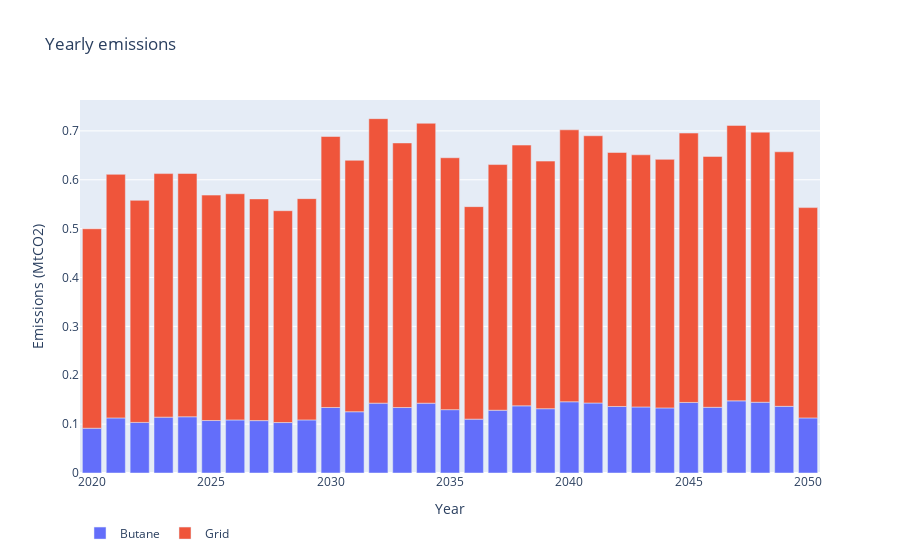

The code cell stored with this chart in its notebook:
### Code cell
df = bau2.melt(value_vars=['butane_emissions(MtCO2)', 'grid_emissions(MtCO2)'], 
                   id_vars=['Year'])

df.loc[df['variable']=='butane_emissions(MtCO2)', 'variable'] = "Butane"
df.loc[df['variable']=='grid_emissions(MtCO2)', 'variable'] = "Grid"

fig = px.bar(df, x='Year', y='value', color='variable',
             title='Yearly emissions',
#              color_discrete_sequence=px.colors.qualitative.Set2,
             labels={'value': 'Emissions (MtCO2)',
                     'variable': ''}
            )
fig.update_layout(legend=dict(
                            orientation="h",
                            yanchor="bottom",
                            y=-0.2,
                            xanchor="left",
                            x=0
))
fig.show()

### Figure 1 — Plotly figure (JSON) as saved in the notebook; plotly's stock layout.template omitted (floating-point values rounded to 4 significant figures)
{"data": [{"alignmentgroup": "True", "hovertemplate": "=Butane<br>Year=%{x}<br>Emissions (MtCO2)=%{y}<extra></extra>", "legendgroup": "Butane", "marker": {"color": "#636efa"}, "name": "Butane", "offsetgroup": "Butane", "orientation": "v", "showlegend": true, "textposition": "auto", "type": "bar", "x": [2020, 2021, 2022, 2023, 2024, 2025, 2026, 2027, 2028, 2029, 2030, 2031, 2032, 2033, 2034, 2035, 2036, 2037, 2038, 2039, 2040, 2041, 2042, 2043, 2044, 2045, 2046, 2047, 2048, 2049, 2050], "xaxis": "x", "y": [0.09161, 0.1127, 0.1035, 0.1143, 0.115, 0.1074, 0.1086, 0.1072, 0.1032, 0.1086, 0.134, 0.1253, 0.1429, 0.134, 0.1429, 0.1296, 0.1102, 0.1284, 0.1374, 0.1316, 0.1457, 0.1432, 0.1361, 0.1351, 0.1332, 0.1444, 0.1344, 0.1476, 0.1447, 0.1364, 0.1127], "yaxis": "y"}, {"alignmentgroup": "True", "hovertemplate": "=Grid<br>Year=%{x}<br>Emissions (MtCO2)=%{y}<extra></extra>", "legendgroup": "Grid", "marker": {"color": "#EF553B"}, "name": "Grid", "offsetgroup": "Grid", "orientation": "v", "showlegend": true, "textposition": "auto", "type": "bar", "x": [2020, 2021, 2022, 2023, 2024, 2025, 2026, 2027, 2028, 2029, 2030, 2031, 2032, 2033, 2034, 2035, 2036, 2037, 2038, 2039, 2040, 2041, 2042, 2043, 2044, 2045, 2046, 2047, 2048, 2049, 2050], "xaxis": "x", "y": [0.4081, 0.4984, 0.4544, 0.4983, 0.4978, 0.4612, 0.4628, 0.4537, 0.4335, 0.4528, 0.5545, 0.5145, 0.5821, 0.5413, 0.5727, 0.5154, 0.4348, 0.5027, 0.5335, 0.5066, 0.5565, 0.5468, 0.5197, 0.5159, 0.5085, 0.5512, 0.5133, 0.5636, 0.5527, 0.5208, 0.4303], "yaxis": "y"}], "layout": {"barmode": "relative", "legend": {"orientation": "h", "title": {"text": ""}, "tracegroupgap": 0, "x": 0, "xanchor": "left", "y": -0.2, "yanchor": "bottom"}, "title": {"text": "Yearly emissions"}, "xaxis": {"anchor": "y", "domain": [0, 1], "title": {"text": "Year"}}, "yaxis": {"anchor": "x", "domain": [0, 1], "title": {"text": "Emissions (MtCO2)"}}}}
